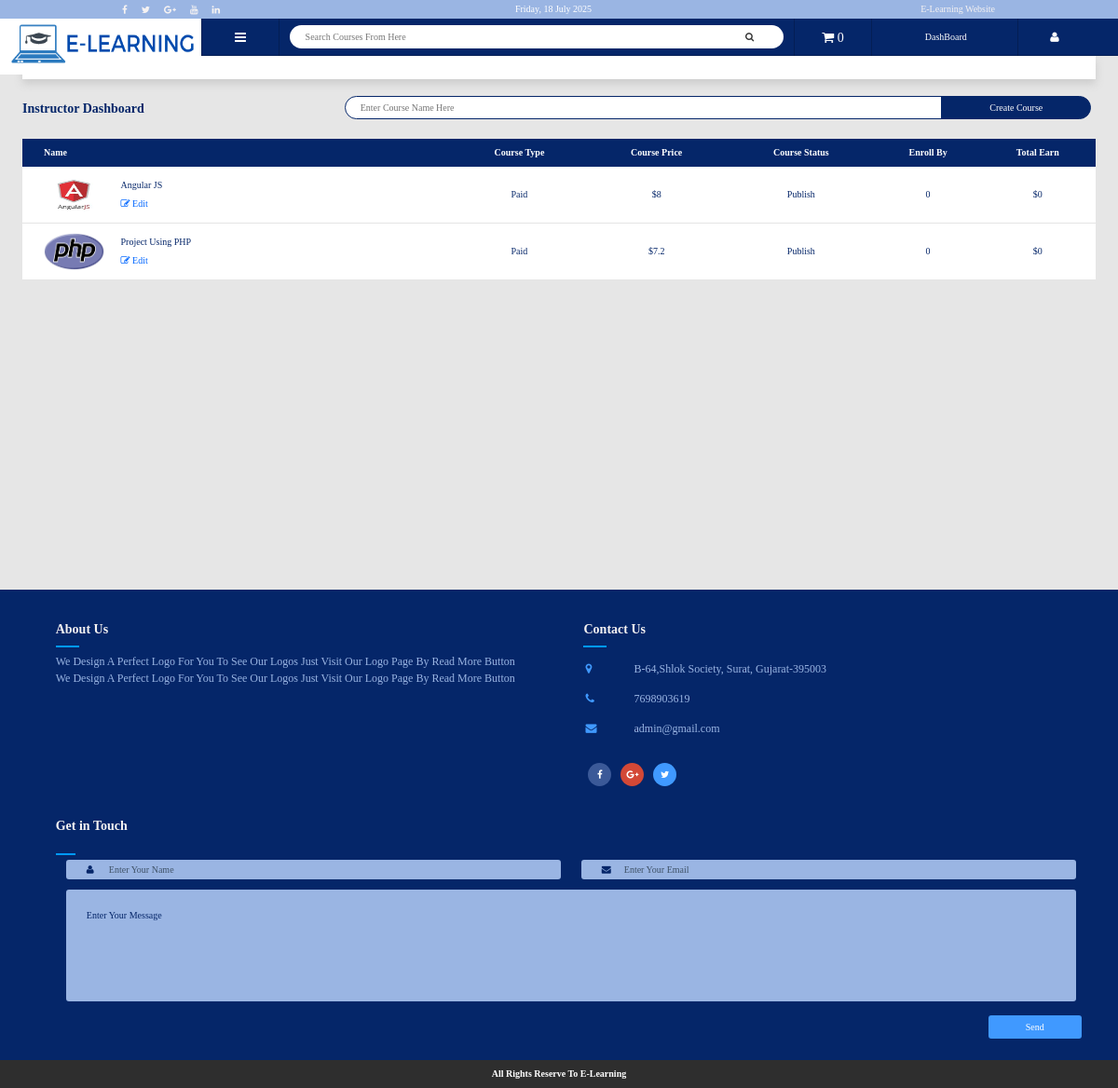
/teacher.php (signed in), run on the app's committed database.
### tables this page shows
CREATE TABLE `course` (
  `course_id` int(10) NOT NULL,
  `cat_id` int(10) NOT NULL,
  `sub_cat_id` int(10) NOT NULL,
  `lang_id` int(10) NOT NULL,
  `u_id` int(10) NOT NULL,
  `title` varchar(100) NOT NULL,
  `img` text NOT NULL,
  `mrp_price` text NOT NULL,
  `dis` text NOT NULL,
  `dis_price` text NOT NULL,
  `c_desc` varchar(1000) NOT NULL,
  `lvl` varchar(15) NOT NULL,
  `status` varchar(10) NOT NULL,
  `privacy` varchar(10) NOT NULL,
  `type` varchar(10) NOT NULL,
  `skill` varchar(100) NOT NULL,
  `at_end` varchar(100) NOT NULL,
  `created_date` date NOT NULL,
  `enroll_by` varchar(5) NOT NULL,
  `total_earn` varchar(10) NOT NULL
);

CREATE TABLE `about_us` (
  `about_id` int(10) NOT NULL,
  `about` varchar(1000) NOT NULL
);

CREATE TABLE `contact_us` (
  `con_id` int(10) NOT NULL,
  `phone_no` text NOT NULL,
  `email` text NOT NULL,
  `add1` text NOT NULL,
  `add2` text NOT NULL,
  `yt` text NOT NULL,
  `fb` text NOT NULL,
  `gp` text NOT NULL,
  `tw` text NOT NULL,
  `li` text NOT NULL
);

### inc/function.php (the view, shortened to what this page needs)
<?php
	function getIp(){
		$ip = $_SERVER['REMOTE_ADDR'];
		return $ip;
	}
	function web_link(){
		include("inc/db.php");
		$get=$con->prepare("select * from contact_us");
		$get->setFetchMode(PDO:: FETCH_ASSOC);
		$get->execute();
		$row=$get->fetch();
		echo"<span><a href='https://www.facebook.com/".$row['fb']."'><i class='fa fa-facebook' aria-hidden='true'></i></a></span>
            <span><a href='https://www.twitter.com/".$row['tw']."'><i class='fa fa-twitter' aria-hidden='true'></i></a></span>
            <span><a href='https://www.plus.google.com/".$row['gp']."'><i class='fa fa-google-plus' aria-hidden='true'></i></a></span>
            <span><a href='https://www.youtube.com/".$row['yt']."'><i class='fa fa-youtube' aria-hidden='true'></i></a></span>
			<span><a href='https://www.linkedin.com/".$row['li']."'><i class='fa fa-linkedin' aria-hidden='true'></i></a></span>";
	}
	function h_link(){
		include("inc/db.php");
		if(isset($_SESSION['email_u'])){
			$email=$_SESSION['email_u'];
			$type="Instructor";
			$get_user=$con->prepare("select u_type from user where u_email='$email'");
			$get_user->setFetchMode(PDO:: FETCH_ASSOC);
			$get_user->execute();
			$row=$get_user->fetch();
			$ins=$row['u_type'];
			if($type==$ins){
				echo"<a href='teacher.php'><i class='fa fa-state' aria-hidden='true'></i> DashBoard</a>";
			}else{
				echo"<a href='teacher_rules.php'><i class='fa fa-user-plus' aria-hidden='true'></i> <span>Become</span> Teacher</a>";
			}
		}
	}
	function cart_count(){
		include("inc/db.php");
		$ip=getIp();
		if(!isset($_SESSION['email_u'])){
			$get_cart=$con->prepare("select * from cart where ip_add='$ip'");
			$get_cart->setFetchMode(PDO:: FETCH_ASSOC);
			$get_cart->execute();
			$count=$get_cart->rowCount();
			echo $count;
		}
		else{
			$u_email=$_SESSION['email_u'];
			$get_user=$con->prepare("select * from user where u_email='$u_email'");
			$get_user->setFetchMode(PDO:: FETCH_ASSOC);
			$get_user->execute();
			$row_user=$get_user->fetch();
			$u_id=$row_user['u_id'];
			$get_user_cart=$con->prepare("select * from user_cart where ip_add='$ip' AND u_id='$u_id'");
			$get_user_cart->setFetchMode(PDO:: FETCH_ASSOC);
			$get_user_cart->execute();
			$user_count=$get_user_cart->rowCount();
			echo $user_count;
		}
	}
	function dashboard(){
		include("inc/db.php");
		$email=$_SESSION['email_u'];
		$get_u=$con->prepare("select u_id from user where u_email='$email'");
		$get_u->setFetchMode(PDO:: FETCH_ASSOC);
		$get_u->execute();
		$row=$get_u->fetch();
		$u_id=$row['u_id'];
		$get_c=$con->prepare("select * from course where u_id='$u_id' order by 1 desc");
		$get_c->setFetchMode(PDO:: FETCH_ASSOC);
		$get_c->execute();
		echo"<div id='crumb'>
				<p>
					<a href='index.php'>Home</a> <span>></span>
					Dashboard
				</p>
			</div>
			<div id='teacher'>
				<h1>
					<span>Instructor Dashboard</span>
					<form method='post' enctype='multipart/form-data'>
						<input type='text' name='course_name' required='required' maxlength='100' minlength='10' placeholder='Enter Course Name Here' />
						<button name='course_create'>Create Course</button>
					</form><br clear='all' />
				</h1>
				<table cellspacing='0'>
					<tr>
						<th id='dash_title'>Name</th>
						<th>Course Type</th>
						<th>Course Price</th>
						<th>Course Status</th>
						<th>Enroll By</th>
						<th>Total Earn</th>
					</tr>";
					while($row_c=$get_c->fetch()):
						echo"<tr>
							<td id='dash_title'>
								<a href='course_edit.php?course_edit=".$row_c['course_id']."'>";
									if($row_c['img']==""){
										echo"<img src='imgs/courses/default.jpg' />";
									}else{
										echo"<img src='imgs/courses/".$row_c['img']."' />";
									}
									echo"<p>".$row_c['title']."</p>
									<label><i class='fa fa-edit' area-hidden='true'></i> Edit</label>
								</a>
							</td>
							<td><span>".$row_c['type']."</span></td>
							<td><span>$".$row_c['dis_price']."</span></td>
							<td><span>".$row_c['status']."</span></td>
							<td><span>".$row_c['enroll_by']."</span></td>
							<td><span>$".$row_c['total_earn']."</span></td>
						</tr>";
					endwhile;
				echo"</table>
			</div>";
	}
?>

### inc/footer.php
<div id='footer'>
	<?php
		include("inc/db.php");
		$get_about=$con->prepare("select * from about_us");
		$get_about->setFetchMode(PDO:: FETCH_ASSOC);
		$get_about->execute();
		$row_a=$get_about->fetch();
		$get_info=$con->prepare("select * from contact_us");
		$get_info->setFetchMode(PDO:: FETCH_ASSOC);
		$get_info->execute();
		$row=$get_info->fetch();
	?>
	<ul>
    	<li>
        	<h2><span>Abo</span>ut Us</h2>
            <p><?php echo $row_a['about']; ?></p>
        </li>
        <li>
            <h2><span>Con</span>tact Us</h2>
            <table>
            	<tr>
                	<td><i class="fa fa-map-marker" aria-hidden="true"></i></td>
                    <td><p><?php echo $row['add1']; ?> <?php echo $row['add2']; ?></p></td>
                </tr>
                <tr>
                	<td><i class="fa fa-phone" aria-hidden="true"></i></td>
                    <td><p><?php echo $row['phone_no']; ?></p></td>
                </tr>
                <tr>
                	<td><i class="fa fa-envelope" aria-hidden="true"></i></td>
                    <td><p><?php echo $row['email']; ?></p></td>
                </tr>
            </table>
            <div id='ins_share'>
                <div style="box-shadow:none; width:40px" id='f'><a href='http://www.facebook.com/<?php echo $row['fb']; ?>' title='Facebook Share' target='_blank'><i class='fa fa-facebook' style='color: #fff;' aria-hidden='true'></i></a></div>
				<div style="box-shadow:none; width:40px" id='g'><a href='http://plus.google.com/<?php echo $row['gp']; ?>' target='_blank' title='Google Plus Share'><i class='fa fa-google-plus' style='color: #fff;' aria-hidden='true'></i></a></div>
				<div style="box-shadow:none; width:40px" id='t'><a href='https://twitter.com/<?php echo $row['tw']; ?>' target='_blank' title='Twitter Tweet'><i class='fa fa-twitter' style='color: #fff;' aria-hidden='true'></i></a></div>
			</div>
        </li>
        <li>
        	<h2><span>Get</span> in Touch</h2>
            <form method="post">
            	<div id='input_field'>
                	<i class="fa fa-user" aria-hidden="true"></i>
                    <input type="text" name="u_name" placeholder="Enter Your Name" />
                </div>
                <div id='input_field'>
                	<i class="fa fa-envelope" aria-hidden="true"></i>
                    <input type="email" name="u_email" placeholder="Enter Your Email" />
                </div>
                <textarea name='u_msg' placeholder="Enter Your Message"></textarea>
                <button id='t' name='send'>Send</button>
            </form>
        </li><br clear="all" />
    </ul>
    <h3>All Rights Reserve To E-Learning</h3>
</div>

### data on the page
course: img (picture), title "Angular JS", type "Paid", dis_price "8", status "Publish", enroll_by "0", total_earn "0"
course: img (picture), title "Project Using PHP", type "Paid", dis_price "7.2", status "Publish", enroll_by "0", total_earn "0"
about_us: about "We Design A Perfect Logo For You To See Our Logos Just Visit Our Logo Page By Read More Button We Design A Perfect Logo For You To See Our Logos Just Visit Our Logo Page By Read More Button"
contact_us: add1 "B-64,Shlok Society,", add2 "Surat, Gujarat-395003", phone_no "7698903619", email "admin@gmail.com"

### other printed values
$user_count "0"
